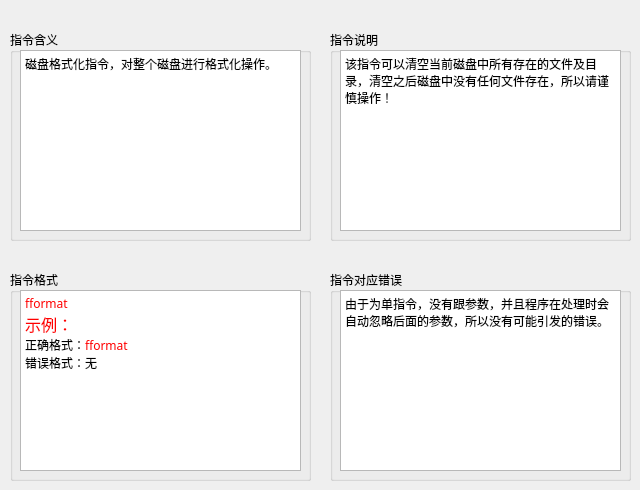
   <widget class="QWidget" name="tab">
    <attribute name="title">
     <string>fformat</string>
    </attribute>
    <widget class="QGroupBox" name="groupBox">
     <property name="geometry">
      <rect>
       <x>10</x>
       <y>30</y>
       <width>301</width>
       <height>211</height>
      </rect>
     </property>
     <property name="font">
      <font>
       <family>黑体</family>
      </font>
     </property>
     <property name="title">
      <string>指令含义</string>
     </property>
     <widget class="QTextBrowser" name="textBrowser">
      <property name="geometry">
       <rect>
        <x>10</x>
        <y>20</y>
        <width>281</width>
        <height>181</height>
       </rect>
      </property>
      <property name="font">
       <font>
        <family>黑体</family>
       </font>
      </property>
      <property name="html">
       <string>&lt;!DOCTYPE HTML PUBLIC &quot;-//W3C//DTD HTML 4.0//EN&quot; &quot;http://www.w3.org/TR/REC-html40/strict.dtd&quot;&gt;
&lt;html&gt;&lt;head&gt;&lt;meta name=&quot;qrichtext&quot; content=&quot;1&quot; /&gt;&lt;style type=&quot;text/css&quot;&gt;
p, li { white-space: pre-wrap; }
&lt;/style&gt;&lt;/head&gt;&lt;body style=&quot; font-family:'黑体'; font-size:9pt; font-weight:400; font-style:normal;&quot;&gt;
&lt;p style=&quot; margin-top:0px; margin-bottom:0px; margin-left:0px; margin-right:0px; -qt-block-indent:0; text-indent:0px;&quot;&gt;&lt;span style=&quot; font-family:'SimSun';&quot;&gt;磁盘格式化指令，对整个磁盘进行格式化操作。&lt;/span&gt;&lt;/p&gt;&lt;/body&gt;&lt;/html&gt;</string>
      </property>
     </widget>
    </widget>
    <widget class="QGroupBox" name="groupBox_2">
     <property name="geometry">
      <rect>
       <x>330</x>
       <y>30</y>
       <width>301</width>
       <height>211</height>
      </rect>
     </property>
     <property name="font">
      <font>
       <family>黑体</family>
      </font>
     </property>
     <property name="title">
      <string>指令说明</string>
     </property>
     <widget class="QTextBrowser" name="textBrowser_2">
      <property name="geometry">
       <rect>
        <x>10</x>
        <y>20</y>
        <width>281</width>
        <height>181</height>
       </rect>
      </property>
      <property name="html">
       <string>&lt;!DOCTYPE HTML PUBLIC &quot;-//W3C//DTD HTML 4.0//EN&quot; &quot;http://www.w3.org/TR/REC-html40/strict.dtd&quot;&gt;
&lt;html&gt;&lt;head&gt;&lt;meta name=&quot;qrichtext&quot; content=&quot;1&quot; /&gt;&lt;style type=&quot;text/css&quot;&gt;
p, li { white-space: pre-wrap; }
&lt;/style&gt;&lt;/head&gt;&lt;body style=&quot; font-family:'黑体'; font-size:9pt; font-weight:400; font-style:normal;&quot;&gt;
&lt;p style=&quot; margin-top:0px; margin-bottom:0px; margin-left:0px; margin-right:0px; -qt-block-indent:0; text-indent:0px;&quot;&gt;&lt;span style=&quot; font-family:'SimSun';&quot;&gt;该指令可以清空当前磁盘中所有存在的文件及目录，清空之后磁盘中没有任何文件存在，所以请谨慎操作！&lt;/span&gt;&lt;/p&gt;&lt;/body&gt;&lt;/html&gt;</string>
      </property>
     </widget>
    </widget>
    <widget class="QGroupBox" name="groupBox_3">
     <property name="geometry">
      <rect>
       <x>10</x>
       <y>270</y>
       <width>301</width>
       <height>211</height>
      </rect>
     </property>
     <property name="font">
      <font>
       <family>黑体</family>
      </font>
     </property>
     <property name="title">
      <string>指令格式</string>
     </property>
     <widget class="QTextBrowser" name="textBrowser_3">
      <property name="geometry">
       <rect>
        <x>10</x>
        <y>20</y>
        <width>281</width>
        <height>181</height>
       </rect>
      </property>
      <property name="html">
       <string>&lt;!DOCTYPE HTML PUBLIC &quot;-//W3C//DTD HTML 4.0//EN&quot; &quot;http://www.w3.org/TR/REC-html40/strict.dtd&quot;&gt;
&lt;html&gt;&lt;head&gt;&lt;meta name=&quot;qrichtext&quot; content=&quot;1&quot; /&gt;&lt;style type=&quot;text/css&quot;&gt;
p, li { white-space: pre-wrap; }
&lt;/style&gt;&lt;/head&gt;&lt;body style=&quot; font-family:'黑体'; font-size:9pt; font-weight:400; font-style:normal;&quot;&gt;
&lt;p style=&quot; margin-top:0px; margin-bottom:0px; margin-left:0px; margin-right:0px; -qt-block-indent:0; text-indent:0px;&quot;&gt;&lt;span style=&quot; font-family:'SimSun'; color:#ff0000;&quot;&gt;fformat&lt;/span&gt;&lt;/p&gt;
&lt;p style=&quot; margin-top:0px; margin-bottom:0px; margin-left:0px; margin-right:0px; -qt-block-indent:0; text-indent:0px;&quot;&gt;&lt;span style=&quot; font-family:'SimSun'; font-size:12pt; color:#ff0000;&quot;&gt;示例：&lt;/span&gt;&lt;/p&gt;
&lt;p style=&quot; margin-top:0px; margin-bottom:0px; margin-left:0px; margin-right:0px; -qt-block-indent:0; text-indent:0px;&quot;&gt;&lt;span style=&quot; font-family:'SimSun';&quot;&gt;正确格式：&lt;/span&gt;&lt;span style=&quot; font-family:'SimSun'; color:#ff0000;&quot;&gt;fformat&lt;/span&gt;&lt;/p&gt;
&lt;p style=&quot; margin-top:0px; margin-bottom:0px; margin-left:0px; margin-right:0px; -qt-block-indent:0; text-indent:0px;&quot;&gt;&lt;span style=&quot; font-family:'SimSun';&quot;&gt;错误格式：无&lt;/span&gt;&lt;/p&gt;&lt;/body&gt;&lt;/html&gt;</string>
      </property>
     </widget>
    </widget>
    <widget class="QGroupBox" name="groupBox_4">
     <property name="geometry">
      <rect>
       <x>330</x>
       <y>270</y>
       <width>301</width>
       <height>211</height>
      </rect>
     </property>
     <property name="font">
      <font>
       <family>黑体</family>
      </font>
     </property>
     <property name="title">
      <string>指令对应错误</string>
     </property>
     <widget class="QTextBrowser" name="textBrowser_4">
      <property name="geometry">
       <rect>
        <x>10</x>
        <y>20</y>
        <width>281</width>
        <height>181</height>
       </rect>
      </property>
      <property name="html">
       <string>&lt;!DOCTYPE HTML PUBLIC &quot;-//W3C//DTD HTML 4.0//EN&quot; &quot;http://www.w3.org/TR/REC-html40/strict.dtd&quot;&gt;
&lt;html&gt;&lt;head&gt;&lt;meta name=&quot;qrichtext&quot; content=&quot;1&quot; /&gt;&lt;style type=&quot;text/css&quot;&gt;
p, li { white-space: pre-wrap; }
&lt;/style&gt;&lt;/head&gt;&lt;body style=&quot; font-family:'黑体'; font-size:9pt; font-weight:400; font-style:normal;&quot;&gt;
&lt;p style=&quot; margin-top:0px; margin-bottom:0px; margin-left:0px; margin-right:0px; -qt-block-indent:0; text-indent:0px;&quot;&gt;&lt;span style=&quot; font-family:'SimSun';&quot;&gt;由于为单指令，没有跟参数，并且程序在处理时会自动忽略后面的参数，所以没有可能引发的错误。&lt;/span&gt;&lt;/p&gt;&lt;/body&gt;&lt;/html&gt;</string>
      </property>
     </widget>
    </widget>
   </widget>
